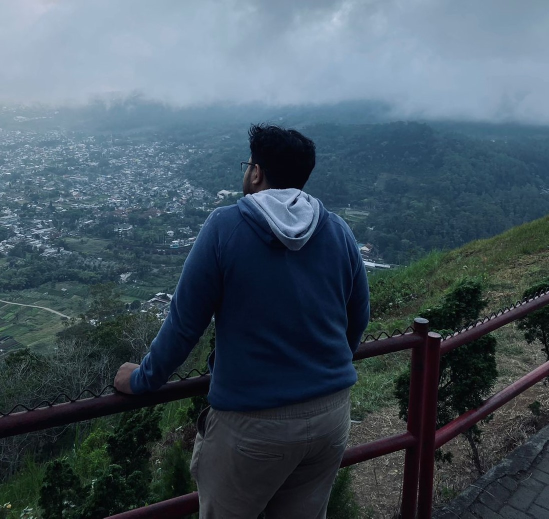
#> input picture Praktikum 6/Latihan/asset/background.jpg, 1098 x 1037 px, found by its file name (shown at 1/2 size)
$ python kegiatan2.py
#> lines starting #> are read from the running program, lines starting #| are printed output that depends on the picture
from PIL import Image

background_path = "C:\\Users\\yovii\\Documents\\FIle kuliah\\Semester 5\\Fungsional ngoding\\Praktikum 6\\Latihan\\asset\\background.jpg"
overlay_path = "C:\\Users\\yovii\\Documents\\FIle kuliah\\Semester 5\\Fungsional ngoding\\Praktikum 6\\Latihan\\asset\\overlay.png"
background = Image.open(background_path)
#> background is the input picture: PIL image 1098x1037 RGB; mean R, G, B 68.1, 84.2, 96.2
overlay = Image.open(overlay_path)
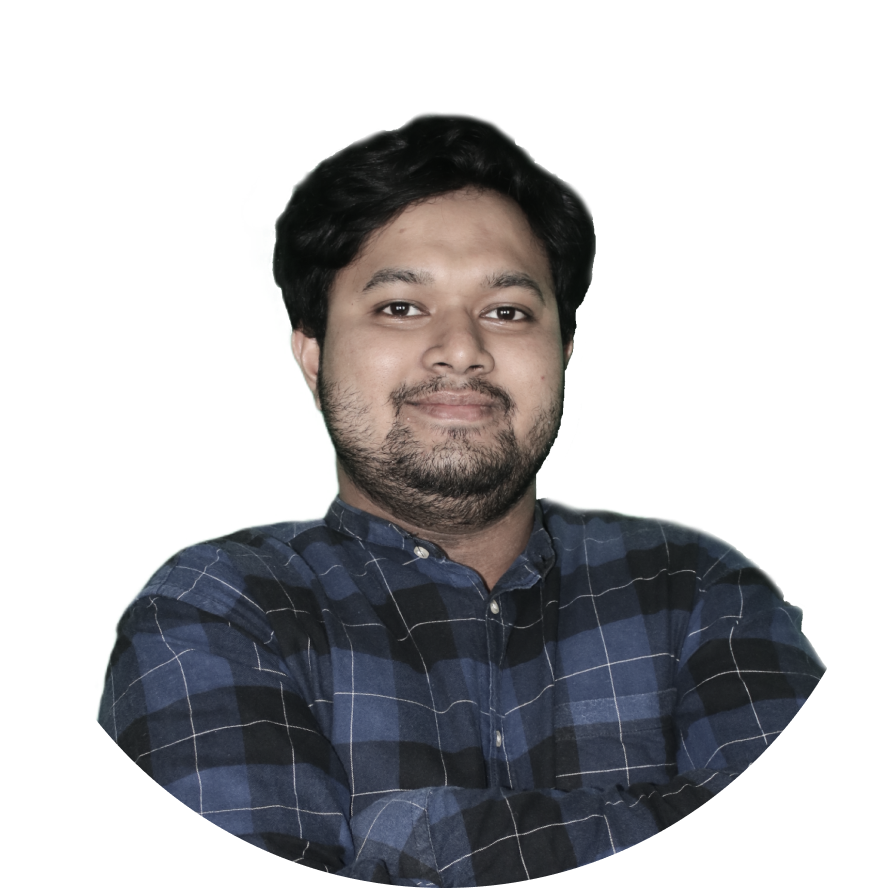
#> input picture Praktikum 6/Latihan/asset/overlay.png, 888 x 888 px, found by its file name
#> overlay is the input picture: PIL image 888x888 RGBA; mean R, G, B, A 29.1, 29.1, 31, 100.8
overlay = overlay.convert("RGBA")
overlay = overlay.resize((400, 400))
#> overlay: PIL image 400x400 RGBA

x_position = 50
y_position = 100
background.paste(overlay, (x_position, y_position), overlay)
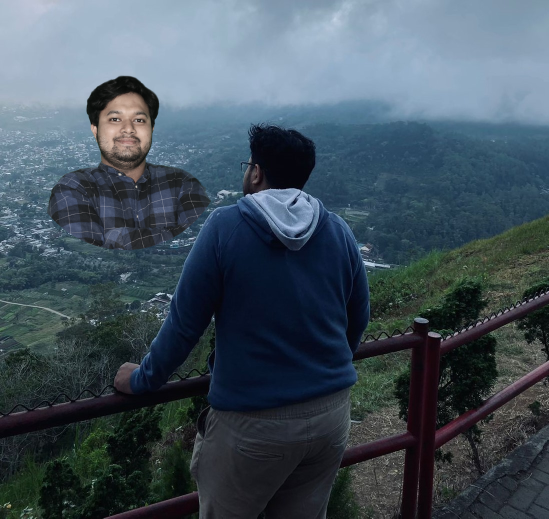
#> background: PIL image 1098x1037 RGB (shown at 1/2 size); mean R, G, B 66.9, 81.5, 92.7
output_path = "output.jpg"
background.save(output_path)
background.show()
